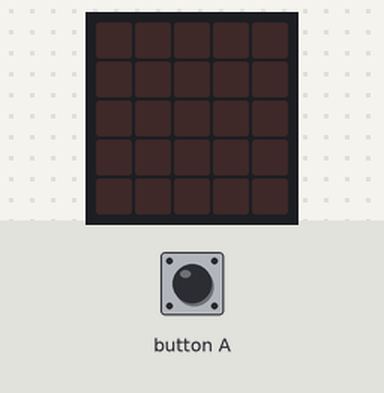
Bench run of a program on a simulated Calliope mini (MakeCode). Parts: the board's 5×5 LED display. The inputs (shaded band) are chosen by the test bench.

Above: at 1.2 s.
1.3 s: button A pressed for 0.15 s
At 2.0 s:
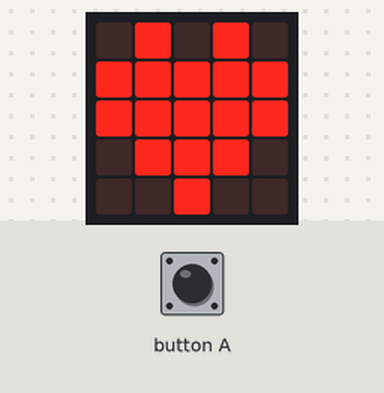
Timing chart, 0 to 4.3 s (numbered marks = the images above; inputs shaded):
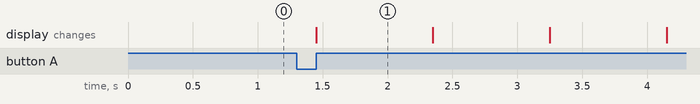

Measured:
- after the input at 1.3 s, the display: changes after 0.15 s (image 1)
- what the display in image 1 shows lasts 0.9 s, from 1.5 s to 2.4 s

The program:

main.ts
```typescript
input.onButtonPressed(Button.A, function () {
    for (let index = 0; index < 4; index++) {
        basic.showLeds(`
            . # . # .
            # # # # #
            # # # # #
            . # # # .
            . . # . .
            `)
        basic.pause(500)
        basic.showLeds(`
            . . . . .
            . . . . .
            . . . . .
            . . . . .
            . . . . .
            `)
        basic.pause(500)
    }
})
```

test.ts
```typescript
// Hier kann man Tests durchführen; diese Datei wird nicht kompiliert, wenn dieses Paket als Erweiterung verwendet wird.
```
